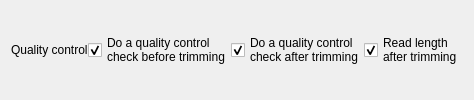
                              <widget class="QFrame" name="row_4">
                               <property name="minimumsize" stdset="0">
                                <size>
                                 <width>0</width>
                                 <height>70</height>
                                </size>
                               </property>
                               <property name="maximumsize" stdset="0">
                                <size>
                                 <width>16777215</width>
                                 <height>70</height>
                                </size>
                               </property>
                               <layout class="QVBoxLayout" name="verticalLayout">
                                <property name="spacing">
                                 <number>0</number>
                                </property>
                                <property name="leftmargin" stdset="0">
                                 <number>0</number>
                                </property>
                                <property name="topmargin" stdset="0">
                                 <number>0</number>
                                </property>
                                <property name="rightmargin" stdset="0">
                                 <number>0</number>
                                </property>
                                <property name="bottommargin" stdset="0">
                                 <number>0</number>
                                </property>
                                <item>
                                 <layout class="QGridLayout" name="gridLayout_3">
                                  <item row="0" column="5" rowspan="2">
                                   <widget class="QCheckBox" name="readLenCheckbox">
                                    <property name="text">
                                     <string>Read length
after trimming</string>
                                    </property>
                                    <property name="checked">
                                     <bool>true</bool>
                                    </property>
                                   </widget>
                                  </item>
                                  <item row="0" column="0" rowspan="2">
                                   <widget class="QLabel" name="qualityControlLabel">
                                    <property name="text">
                                     <string>Quality control</string>
                                    </property>
                                   </widget>
                                  </item>
                                  <item row="0" column="3" rowspan="2" colspan="2">
                                   <widget class="QCheckBox" name="qcAfterCheckbox">
                                    <property name="text">
                                     <string>Do a quality control
check after trimming</string>
                                    </property>
                                    <property name="checked">
                                     <bool>true</bool>
                                    </property>
                                   </widget>
                                  </item>
                                  <item row="0" column="1" rowspan="2" colspan="2">
                                   <widget class="QCheckBox" name="qcBeforeCheckbox">
                                    <property name="text">
                                     <string>Do a quality control
check before trimming</string>
                                    </property>
                                    <property name="checked">
                                     <bool>true</bool>
                                    </property>
                                   </widget>
                                  </item>
                                 </layout>
                                </item>
                               </layout>
                              </widget>
